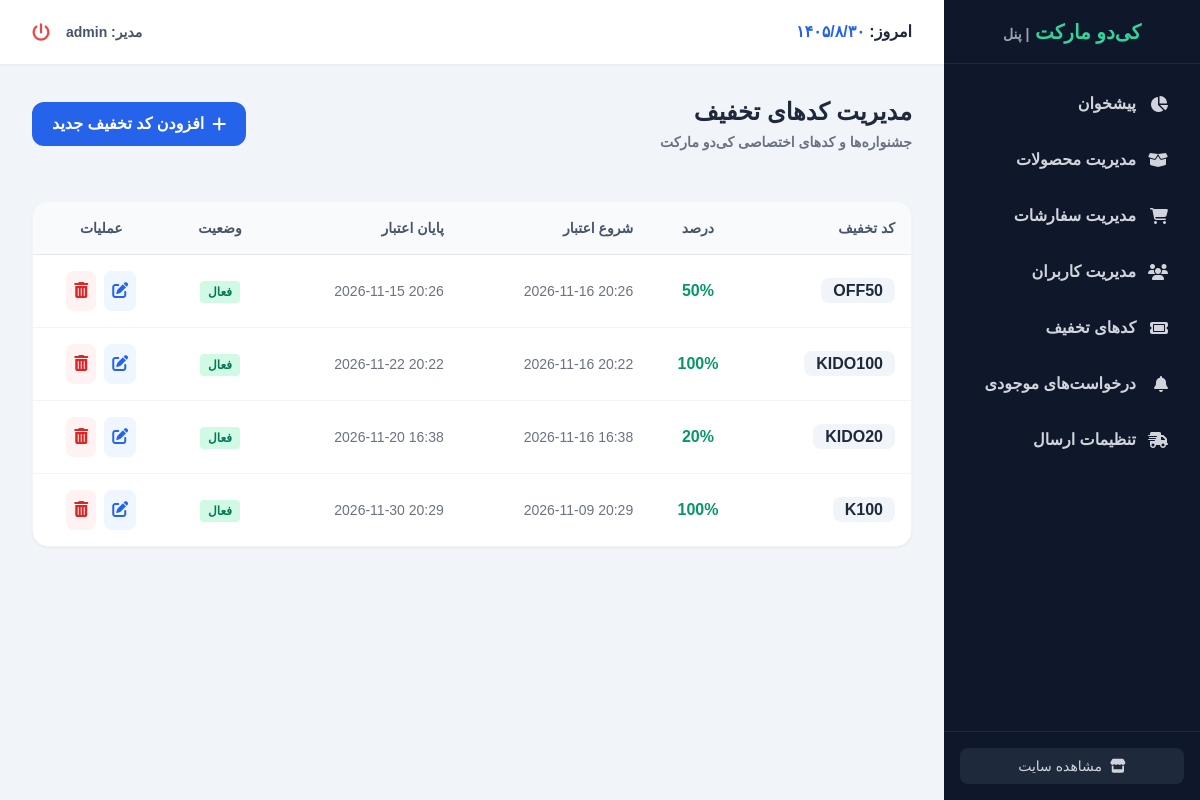
Before: /dashboard/coupons/ (signed in) with the older database file.
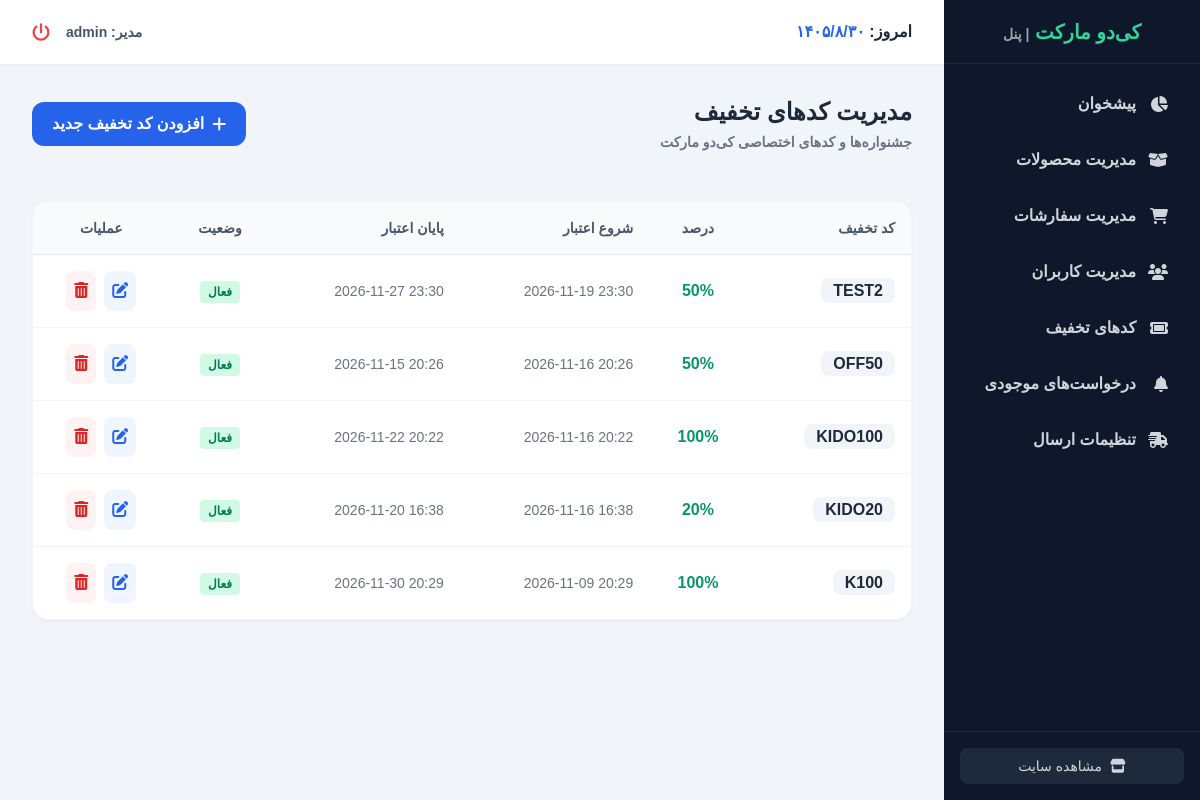
After: the same page with the newer database file.
### coupens/models.py (models this page shows, shortened)
class Coupon(models.Model):
    code = models.CharField(max_length=50, unique=True, verbose_name="کد تخفیف")
    valid_from = models.DateTimeField(verbose_name="معتبر از تاریخ")
    valid_to = models.DateTimeField(verbose_name="معتبر تا تاریخ")
    discount = models.IntegerField(
        validators=[MinValueValidator(0), MaxValueValidator(100)],
        verbose_name="درصد تخفیف"
    )
    active = models.BooleanField(default=True, verbose_name="وضعیت فعالیت")
    class Meta:
        verbose_name = "کد تخفیف"
        verbose_name_plural = "کدهای تخفیف"

### dashboard/views.py (the view)
# urls.py: path('coupons/', views.dashboard_coupon_list, name='dashboard_coupon_list'),
@staff_member_required
def dashboard_coupon_list(request):
    coupons = Coupon.objects.all().order_by('-valid_from')
    return render(request, 'dashboard/coupon_list.html', {'coupons': coupons})

### cart/context_processors.py (called while the page is built)
def cart(request):
    return {'cart': Cart(request)}

### dashboard/templates/dashboard/coupon_list.html
{% extends "dashboard/dashboard_base.html" %}
{% block dashboard_content %}
<div class="flex flex-col md:flex-row justify-between md:items-center mb-8 gap-4 border-b border-gray-100 pb-4">
    <div>
        <h2 class="text-2xl font-bold text-slate-800">مدیریت کدهای تخفیف</h2>
        <p class="text-gray-500 mt-1 text-sm font-bold">جشنواره‌ها و کدهای اختصاصی کی‌دو مارکت</p>
    </div>
    <a href="{% url 'dashboard_coupon_create' %}" class="bg-blue-600 hover:bg-blue-700 text-white font-bold py-2.5 px-5 rounded-xl transition flex items-center gap-2">
        <i class="fa-solid fa-plus"></i> افزودن کد تخفیف جدید
    </a>
</div>
<div class="bg-white rounded-2xl border border-gray-100 shadow-sm overflow-hidden">
    <div class="overflow-x-auto">
        <table class="w-full text-right whitespace-nowrap">
            <thead class="bg-slate-50 text-slate-600 border-b border-gray-200">
                <tr>
                    <th class="p-4 font-bold text-sm">کد تخفیف</th>
                    <th class="p-4 font-bold text-sm text-center">درصد</th>
                    <th class="p-4 font-bold text-sm">شروع اعتبار</th>
                    <th class="p-4 font-bold text-sm">پایان اعتبار</th>
                    <th class="p-4 font-bold text-sm text-center">وضعیت</th>
                    <th class="p-4 font-bold text-sm text-center">عملیات</th>
                </tr>
            </thead>
            <tbody class="divide-y divide-gray-100">
                {% for coupon in coupons %}
                    <tr class="hover:bg-slate-50 transition duration-150">
                        <td class="p-4"><strong class="bg-slate-100 px-3 py-1 rounded-lg text-slate-800">{{ coupon.code }}</strong></td>
                        <td class="p-4 text-center font-bold text-emerald-600">{{ coupon.discount }}%</td>
                        <td class="p-4 text-gray-500 text-sm" dir="ltr">{{ coupon.valid_from|date:"Y-m-d H:i" }}</td>
                        <td class="p-4 text-gray-500 text-sm" dir="ltr">{{ coupon.valid_to|date:"Y-m-d H:i" }}</td>
                        <td class="p-4 text-center">
                            {% if coupon.active %}
                                <span class="bg-emerald-100 text-emerald-700 px-2 py-1 rounded text-xs font-bold">فعال</span>
                            {% else %}
                                <span class="bg-red-100 text-red-700 px-2 py-1 rounded text-xs font-bold">غیرفعال</span>
                            {% endif %}
                        </td>
                        <td class="p-4 flex justify-center items-center gap-2">
                            <a href="{% url 'dashboard_coupon_edit' coupon.id %}" class="bg-blue-50 text-blue-600 p-2 rounded-lg hover:bg-blue-600 hover:text-white transition">
                                <i class="fa-solid fa-pen-to-square"></i>
                            </a>
                            <a href="{% url 'dashboard_coupon_delete' coupon.id %}" class="bg-red-50 text-red-600 p-2 rounded-lg hover:bg-red-600 hover:text-white transition">
                                <i class="fa-solid fa-trash-can"></i>
                            </a>
                        </td>
                    </tr>
                {% empty %}
                    <tr>
                        <td colspan="6" class="p-8 text-center text-gray-500 font-bold">هیچ کد تخفیفی یافت نشد.</td>
                    </tr>
                {% endfor %}
            </tbody>
        </table>
    </div>
</div>
{% endblock %}

Changed rows visible on the page:
added Coupon: code "TEST2", discount "50", valid_from "2026-11-19 23:30", valid_to "2026-11-27 23:30", active "فعال"
